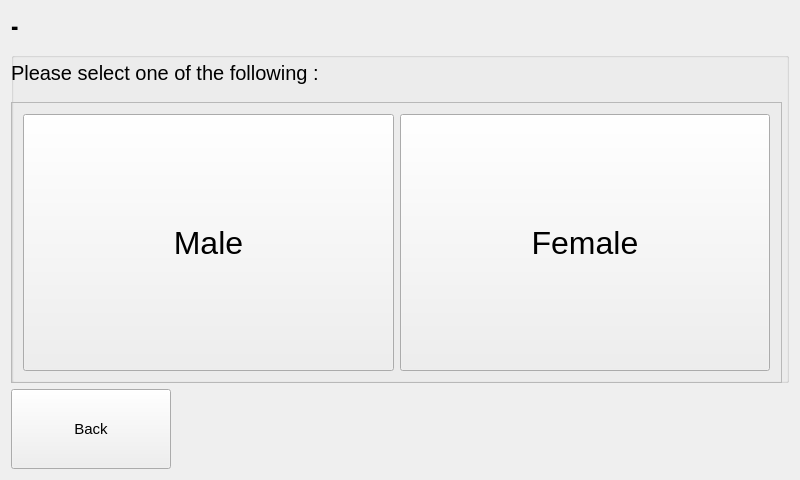
<?xml version="1.0" encoding="UTF-8"?>
<ui version="4.0">
 <class>genderSelection</class>
 <widget class="QWidget" name="genderSelection">
  <property name="geometry">
   <rect>
    <x>0</x>
    <y>0</y>
    <width>800</width>
    <height>480</height>
   </rect>
  </property>
  <property name="font">
   <font>
    <family>Arial</family>
    <pointsize>11</pointsize>
   </font>
  </property>
  <property name="windowTitle">
   <string>newLogin</string>
  </property>
  <layout class="QGridLayout" name="gridLayout">
   <item row="2" column="0">
    <widget class="QPushButton" name="btn_back">
     <property name="minimumSize">
      <size>
       <width>160</width>
       <height>80</height>
      </size>
     </property>
     <property name="font">
      <font>
       <family>Arial</family>
      </font>
     </property>
     <property name="text">
      <string>Back</string>
     </property>
    </widget>
   </item>
   <item row="2" column="1">
    <spacer name="horizontalSpacer">
     <property name="orientation">
      <enum>Qt::Horizontal</enum>
     </property>
     <property name="sizeHint" stdset="0">
      <size>
       <width>487</width>
       <height>20</height>
      </size>
     </property>
    </spacer>
   </item>
   <item row="1" column="0" colspan="3">
    <widget class="QGroupBox" name="groupBox">
     <property name="minimumSize">
      <size>
       <width>741</width>
       <height>331</height>
      </size>
     </property>
     <property name="title">
      <string/>
     </property>
     <widget class="QFrame" name="selectionBox">
      <property name="geometry">
       <rect>
        <x>0</x>
        <y>50</y>
        <width>771</width>
        <height>281</height>
       </rect>
      </property>
      <property name="frameShape">
       <enum>QFrame::StyledPanel</enum>
      </property>
      <property name="frameShadow">
       <enum>QFrame::Raised</enum>
      </property>
      <layout class="QVBoxLayout" name="verticalLayout">
       <item>
        <layout class="QHBoxLayout" name="row1">
         <item>
          <widget class="QPushButton" name="btn_male">
           <property name="sizePolicy">
            <sizepolicy hsizetype="Preferred" vsizetype="Preferred">
             <horstretch>0</horstretch>
             <verstretch>0</verstretch>
            </sizepolicy>
           </property>
           <property name="font">
            <font>
             <pointsize>24</pointsize>
             <weight>50</weight>
             <bold>false</bold>
            </font>
           </property>
           <property name="text">
            <string>Male</string>
           </property>
          </widget>
         </item>
         <item>
          <widget class="QPushButton" name="btn_female">
           <property name="sizePolicy">
            <sizepolicy hsizetype="Preferred" vsizetype="Preferred">
             <horstretch>0</horstretch>
             <verstretch>0</verstretch>
            </sizepolicy>
           </property>
           <property name="font">
            <font>
             <pointsize>24</pointsize>
             <weight>50</weight>
             <bold>false</bold>
            </font>
           </property>
           <property name="text">
            <string>Female</string>
           </property>
          </widget>
         </item>
        </layout>
       </item>
      </layout>
     </widget>
     <widget class="QLabel" name="label">
      <property name="geometry">
       <rect>
        <x>0</x>
        <y>0</y>
        <width>761</width>
        <height>41</height>
       </rect>
      </property>
      <property name="font">
       <font>
        <pointsize>15</pointsize>
       </font>
      </property>
      <property name="text">
       <string>Please select one of the following :</string>
      </property>
     </widget>
    </widget>
   </item>
   <item row="0" column="0" colspan="3">
    <widget class="QLabel" name="lbl_title">
     <property name="font">
      <font>
       <family>Arial Narrow</family>
       <pointsize>20</pointsize>
       <weight>75</weight>
       <bold>true</bold>
      </font>
     </property>
     <property name="text">
      <string>-</string>
     </property>
    </widget>
   </item>
  </layout>
 </widget>
 <layoutdefault spacing="6" margin="11"/>
 <resources/>
 <connections/>
</ui>
